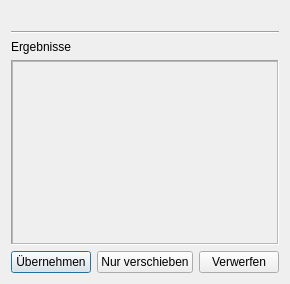
<?xml version="1.0" encoding="UTF-8"?>
<ui version="4.0">
 <class>PickerDialog</class>
 <widget class="QDialog" name="PickerDialog">
  <property name="geometry">
   <rect>
    <x>0</x>
    <y>0</y>
    <width>288</width>
    <height>284</height>
   </rect>
  </property>
  <property name="windowTitle">
   <string>Ergebnisse inspizieren</string>
  </property>
  <layout class="QVBoxLayout" name="verticalLayout">
   <item>
    <widget class="QLabel" name="title_label">
     <property name="font">
      <font>
       <weight>75</weight>
       <bold>true</bold>
      </font>
     </property>
     <property name="text">
      <string/>
     </property>
    </widget>
   </item>
   <item>
    <layout class="QVBoxLayout" name="review_layout"/>
   </item>
   <item>
    <widget class="Line" name="line">
     <property name="orientation">
      <enum>Qt::Horizontal</enum>
     </property>
    </widget>
   </item>
   <item>
    <widget class="QLabel" name="results_label">
     <property name="text">
      <string>Ergebnisse</string>
     </property>
    </widget>
   </item>
   <item>
    <widget class="QFrame" name="results_frame">
     <property name="frameShape">
      <enum>QFrame::Panel</enum>
     </property>
     <property name="frameShadow">
      <enum>QFrame::Sunken</enum>
     </property>
     <layout class="QVBoxLayout" name="verticalLayout_2">
      <property name="leftMargin">
       <number>0</number>
      </property>
      <property name="topMargin">
       <number>0</number>
      </property>
      <property name="rightMargin">
       <number>0</number>
      </property>
      <property name="bottomMargin">
       <number>0</number>
      </property>
      <item>
       <widget class="QScrollArea" name="results_area">
        <property name="widgetResizable">
         <bool>true</bool>
        </property>
        <widget class="QWidget" name="results_widget">
         <property name="geometry">
          <rect>
           <x>0</x>
           <y>0</y>
           <width>272</width>
           <height>206</height>
          </rect>
         </property>
         <layout class="QVBoxLayout" name="verticalLayout_3">
          <item>
           <layout class="QGridLayout" name="results_contents"/>
          </item>
          <item>
           <spacer name="verticalSpacer_2">
            <property name="orientation">
             <enum>Qt::Vertical</enum>
            </property>
            <property name="sizeHint" stdset="0">
             <size>
              <width>20</width>
              <height>40</height>
             </size>
            </property>
           </spacer>
          </item>
         </layout>
        </widget>
       </widget>
      </item>
     </layout>
    </widget>
   </item>
   <item>
    <layout class="QHBoxLayout" name="horizontalLayout">
     <property name="topMargin">
      <number>0</number>
     </property>
     <item>
      <spacer name="horizontalSpacer">
       <property name="orientation">
        <enum>Qt::Horizontal</enum>
       </property>
       <property name="sizeHint" stdset="0">
        <size>
         <width>40</width>
         <height>20</height>
        </size>
       </property>
      </spacer>
     </item>
     <item>
      <widget class="QPushButton" name="accept_button">
       <property name="sizePolicy">
        <sizepolicy hsizetype="Fixed" vsizetype="Fixed">
         <horstretch>0</horstretch>
         <verstretch>0</verstretch>
        </sizepolicy>
       </property>
       <property name="text">
        <string>Übernehmen</string>
       </property>
      </widget>
     </item>
     <item>
      <widget class="QPushButton" name="geom_only_button">
       <property name="sizePolicy">
        <sizepolicy hsizetype="Fixed" vsizetype="Fixed">
         <horstretch>0</horstretch>
         <verstretch>0</verstretch>
        </sizepolicy>
       </property>
       <property name="text">
        <string>Nur verschieben</string>
       </property>
      </widget>
     </item>
     <item>
      <widget class="QPushButton" name="discard_button">
       <property name="sizePolicy">
        <sizepolicy hsizetype="Fixed" vsizetype="Fixed">
         <horstretch>0</horstretch>
         <verstretch>0</verstretch>
        </sizepolicy>
       </property>
       <property name="text">
        <string>Verwerfen</string>
       </property>
      </widget>
     </item>
    </layout>
   </item>
  </layout>
 </widget>
 <resources/>
 <connections/>
</ui>
